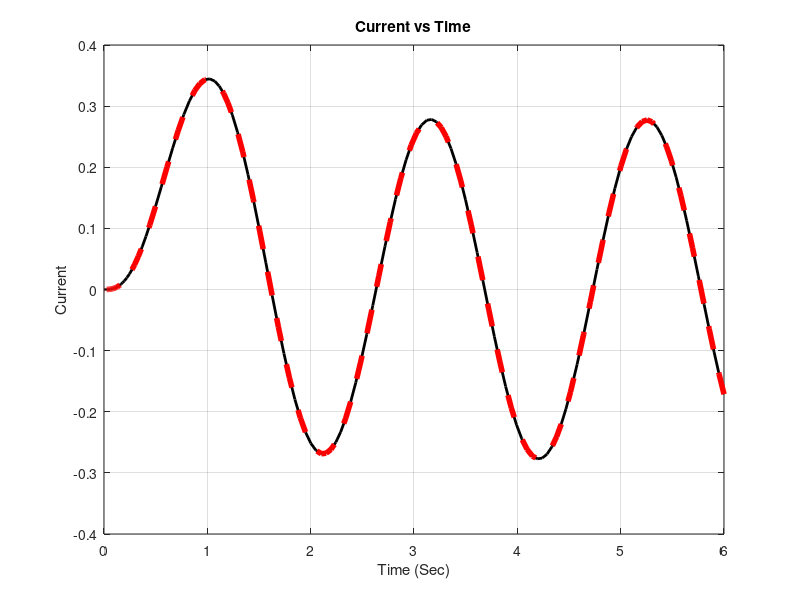

Reproduce this figure in MATLAB.
function twentyb()
clear
clc
close all

%%%%Numerical Solution
tspan = [0 6];
zinitial = [0;0];
[tout,zout] = ode45(@Derivs,tspan,zinitial);
fig=figure();
set(fig, 'color','white')
plot(tout,zout(:,1), 'black','Linewidth',2)
grid on
xlabel('Time (Sec)')
ylabel('Current')
title('Current vs Time')

%%%%Analytical Solution
s1 = -4;
s2 = -2;

matrixDE = [-1 18;-18 -1];
solDE = [0;5];

DE = inv(matrixDE)*solDE;
D = DE(1);
E = DE(2);

matrixAB = [1 1;-4 -2];
solAB = [-D;-3*E];

AB = inv(matrixAB)*solAB;
A = AB(1);
B = AB(2);

x_analytical = A*exp(s1*tout) + B*exp(s2*tout) + D*cos(3*tout) + E*sin(3*tout);


%set(fig, 'color','white')
hold on
plot(tout,x_analytical,'r--','Linewidth',4)
%xdot_analytical = s1*A*exp(s1*tout) + s2*B*exp(s2*tout) - 3*D*sin(3*tout) + 3*E*cos(3*tout);
%plot(tout,xdot_analytical,'b-','Linewidth',4)
grid on
xlabel('Time (Sec)')
ylabel('Current')
title('Current vs Time')


function zdot = Derivs(t,z)
x = z(1);
xdot = z(2);

xdbldot = 5*sin(3*t) - 6*xdot - 8*x;

zdot = [xdot;xdbldot];
